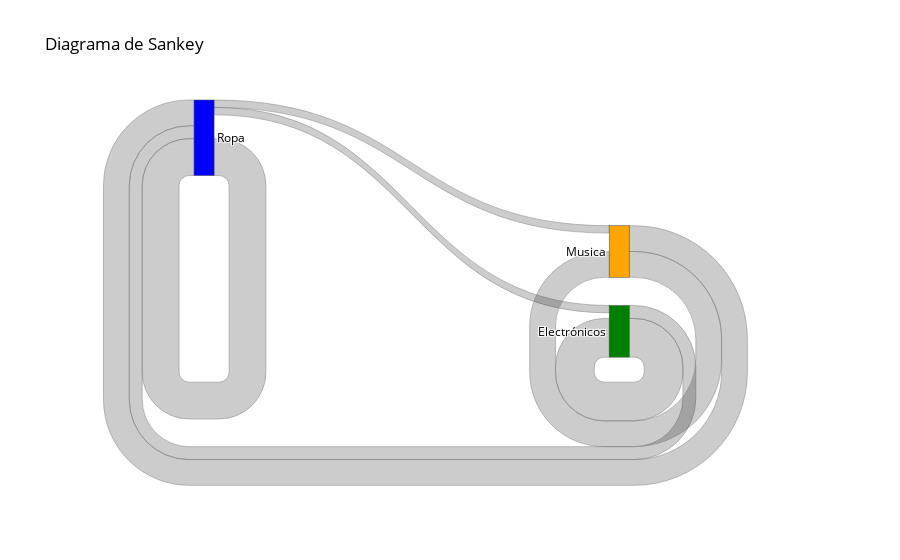

The notebook cell saved with this chart:
### Code cell
# Crea la figura del diagrama de Sankey
fig = go.Figure(data=[go.Sankey(
    node=dict(
        label=etiquetas,
        color=['blue', 'green', 'orange', 'purple', 'red', 'gray']
    ),
    link=dict(
        source=source,
        target=target,
        value=value,
        # color=color_link,
        line=dict(color='gray', width=0.5)
    )
)])

# Personaliza el diseño y el estilo del diagrama de Sankey
fig.update_layout(
    title_text='Diagrama de Sankey',
    font=dict(size=12, color='black')
)

# Muestra el diagrama de Sankey
fig.show()

### Figure 1 — Plotly figure (JSON) as saved in the notebook; plotly's stock layout.template omitted (floating-point values rounded to 4 significant figures)
{"data": [{"link": {"line": {"color": "gray", "width": 0.5}, "source": [0, 0, 0, 1, 1, 1, 2, 2, 2], "target": [0, 1, 2, 0, 1, 2, 0, 1, 2], "value": [71.43, 14.29, 14.29, 25, 75, 0, 50, 0, 50]}, "node": {"color": ["blue", "green", "orange", "purple", "red", "gray"], "label": ["Ropa", "Electrónicos", "Musica"]}, "type": "sankey"}], "layout": {"font": {"color": "black", "size": 12}, "title": {"text": "Diagrama de Sankey"}}}
